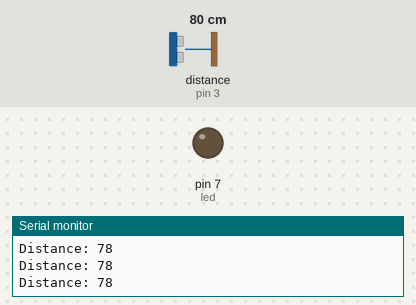
A sketch run on a simulated Arduino Uno, built with avr-gcc and run on an emulated ATmega328P. Parts: output pins drawn as LEDs (lit = HIGH), the last lines printed to the serial monitor. Wiring (inferred from the names in the program): ultrasonic range finder: trigger pin 2; echo pin 3. The inputs (shaded band) are chosen by the test bench; at power-on: distance to the obstacle (sensor on pin 3) 80 cm. The echo pulse lasts 58.3 µs per cm; pins used as bus, display or sensor lines are not drawn.

Above: at 1.2 s.
1.3 s: distance to the obstacle (sensor on pin 3) set to 35 cm
2.8 s: distance to the obstacle (sensor on pin 3) set to 30 cm
At 3.5 s:
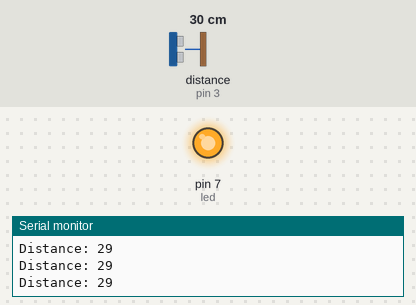
4.3 s: distance to the obstacle (sensor on pin 3) set to 60 cm
At 4.6 s:
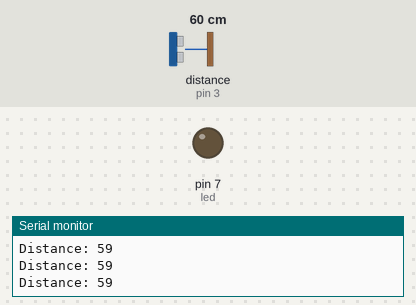
7.3 s: distance to the obstacle (sensor on pin 3) set to 18 cm
At 8.1 s:
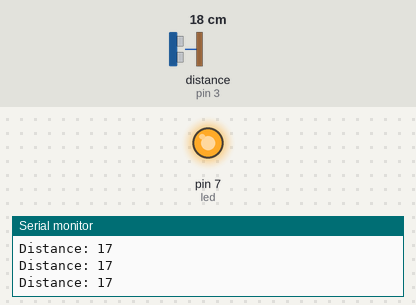
Timing chart, 0 to 9.8 s (numbered marks = the images above; inputs shaded):
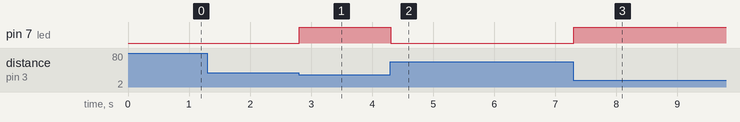

Measured:
- the behaviour switches between 32 and 31 cm on distance to the obstacle (sensor on pin 3) (found by bisection; images 0 and 1)
- after the input at 2.8 s, pin 7 (led): LOW → HIGH at once
- after the input at 4.3 s, pin 7 (led): HIGH → LOW at once
- after the input at 7.3 s, pin 7 (led): LOW → HIGH at once

The sketch:

ultrasonic_sensor.ino
```cpp
// define ultrasonic sensor pins numbers
const int trigPin = 2;
const int echoPin = 3;
// define led pin number
const int led = 7;
// defines variables
long duration;
int distance;
void setup() {
pinMode(trigPin, OUTPUT); // Sets the trigPin as an Output
pinMode(echoPin, INPUT);
pinMode(led, OUTPUT);// Sets the echoPin as an Input
Serial.begin(9600); // Starts the serial communication
}
void loop() {
// Clears the trigPin
digitalWrite(trigPin, LOW);
delayMicroseconds(2);
// Sets the trigPin on HIGH state for 10 micro seconds
digitalWrite(trigPin, HIGH);
delayMicroseconds(10);
digitalWrite(trigPin, LOW);
// Reads the echoPin, returns the sound wave travel time in microseconds
duration = pulseIn(echoPin, HIGH);
// Calculating the distance in cm

// Speed of light assumed at 340m/s and dividing by 2 as we the time includes both forward and reflected path
distance= duration*0.034/2;

//If distance is above 30 cm
if((distance <= 30))
{
  digitalWrite(led, HIGH);
}
else if(distance>30)
{
  digitalWrite(led, LOW);
}


// Prints the distance on the Serial Monitor
Serial.print("Distance: ");
Serial.println(distance);
}
```
